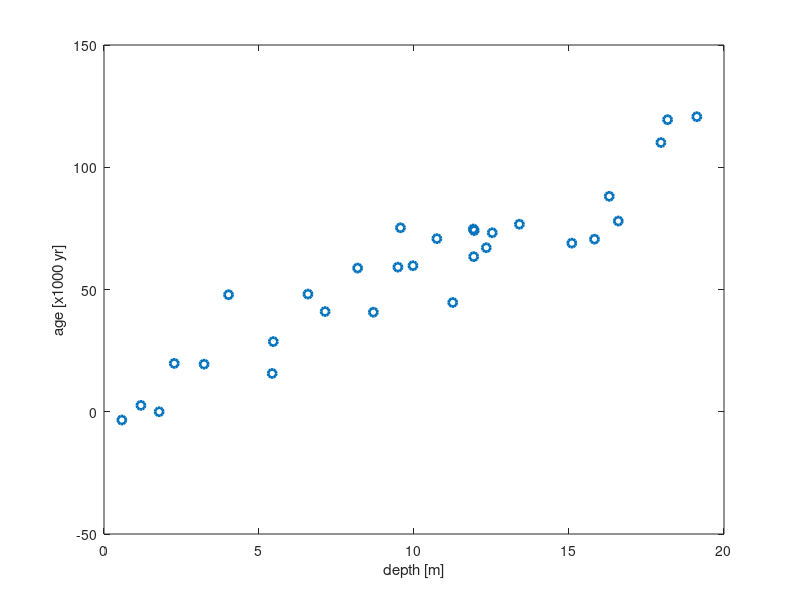
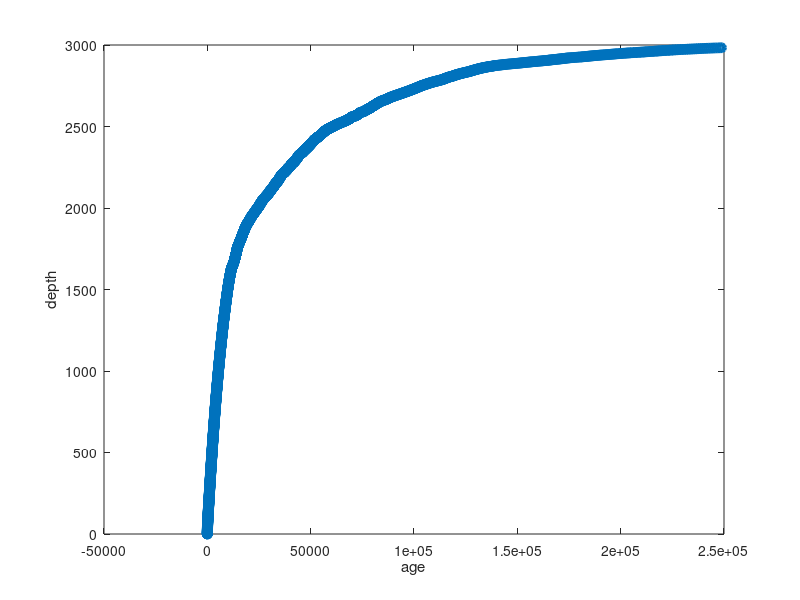
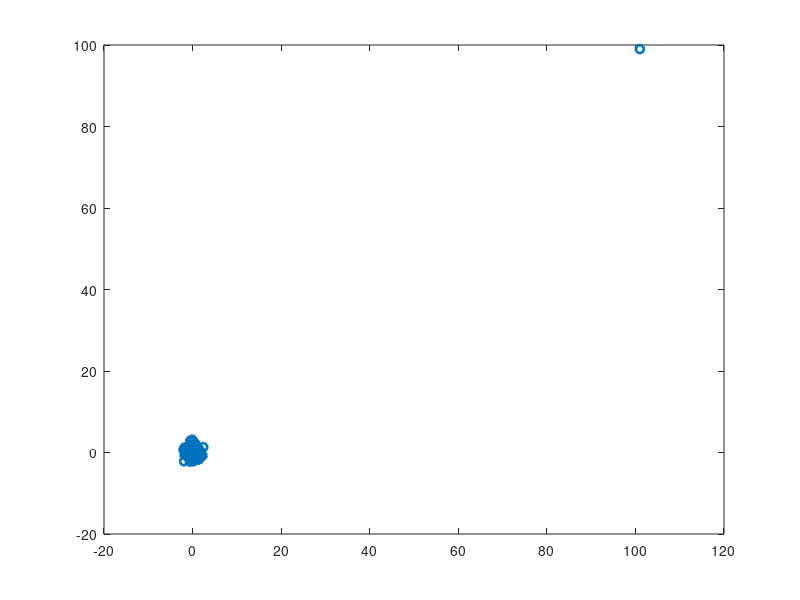

MATLAB code to generate these figures, in order: (Note: this script raises an error after producing the figures.)
%{
교재 145페이지
Bivariate statics

회귀분석

퇴적물의 뎁스와 연령의 상관성, 146페이지 예제
저 관계를 분석하면 앞으로 측정하지 않은 40m의 암석의 연령을 유추할 수 있음
Regression
least square 최적화 

1. 상관계수, correlation coefficients 146p
x는 퇴적물의 깊이, y:연령
각각의 평균을 뺀 것을 서로 곱해준다. 

variance = (1/n-1) * sigma((x-x평)*(x-x평))
correlation coefficient는 variance와 유사


%}

xy = load('agedepth_1.txt');
x=xy(:,1);
y =xy(:,2);

figure;
plot(x,y,'o','linewidth',2.0); % o는 동그라미 의미
xlabel('depth [m]');
ylabel('age [x1000 yr]');

%그려보면 깊이가 깊어질수록 연령은 비례해서 커짐을 관찰할 수 있다.
%correlation coefficient 구해보자 p146 공식

mx = mean(x);
my = mean(y);
sx = std(x);
sy = std(y);
rxy=sum((x-mx).*(y-my))/(sx*sy)/(length(x)-1);
rxy
rxy=sum((x-mx)'*(y-my))/(sx*sy)/(length(x)-1); % 위 방법과 동일
rxy
%0.9342 => 상당히 연관성이 높음을 의미

help cov % covariance 구하는명령어
cv = cov(x,y); % 4개의 variance (xx, xy, yx, yy)담긴 covariance matrix

cv

rho = corrcoef(x,y); %% correlation coefficient 구함. 2*2 행렬로. 조금전 구한 4개 variance로 나눈 것.

rho %%rxy와 동일, 자기 자신과의 유사도 나타내는 부분은 1로 나타남

%{
r =1이면 45도 기울기 우측상향 직선 그림
r=-1이면, 45도 기울기 우측하향 직선 그림
r=0이면 서로 관련없음 의미

직선이 아닌 곡선으로 변하는 경우도 값을 보여준다.
%}


%% ice core
xy = load("icecore_gripd18o.txt");

x = xy(:,1); % depth
y=xy(:,3); %age
figure;
plot(y,x,'o','linewidth',2.0); 
xlabel('age');
ylabel('depth');
%compaction때문에, 공극이 줄어들었기 때문에 이렇게 보임

corrcoef(x,y) % 0.7812, 상관관계가 있지만 
%2차함수처럼 그려질경우, 상관관계 낮게 나타남. 하나의 y에 대해 두개의 x 존재하는 경우 p147


%%
% figure d, 오류 발생하는 케이스, 
% 실제 데이터는 한 점에 모여있으나, 아웃라이어와 이어저 마치 직선관계를 이루는 것처럼 착각
x=randn(100,1);
y=randn(100,1);
close all
figure
plot(y,x,'o','linewidth',2.0);
rho = corrcoef(x,y);
x(101) = 99;
y(101) = 101;

plot(y,x,'o','linewidth',2.0); % outlier 추가

rho = corrcoef(x,y)

%p149, Kendall's 

help corrcoef

%corr이라는 명령어를 쓰자, p152
help corr

%help => Pearson, Kendall, Spearman

rho = corr(x,y,'Type','Spearman')
rho = corr(x,y,'Type','Kendall')
%%
xy = load('agedepth_1.txt');
x1=xy(:,1);
y1 =xy(:,2);

figure
plot(x1,y1,'o','linewidth',2.0)
rho = corr(x1,y1,'Type','Kendall')

%rho = corr(x1,y1,'Type','')
%rho = coffcoef(x1,y1)

rho = corr(x1,y1,'Type','Pearson')

%상관관계를 찾는법? bootstrp

help bootstrp %,랜덤하게 몇 개 빼고 수천번 반복

rho = bootstrp(1000,'corrcoef',x,y);

whos rho

figure
plot(rho(:,1))
figure
plot(rho(:,2))
figure
histogram(rho(:,2),20)
% 뽑은 것 중 outlier가 포함되면 corrcoef 1이 나옴., outliar

rho1 = bootstrp(1000,'corrcoef',x1,y1)

rho1 = bootstrp(10000,'corrcoef',x1,y1)
figure, histogram(rho1(:,2),20)

%% 1교시 끝

%{
regression 해보기
linear regression p155

age(x)와 depth(y)의 관계를 

y=a0+a1*x
(a0,a1)=?

y1=a0+a1x1
y2=a0+a1x2
...

column vector (y1, y2, y3, y4, ...)
=
n*2 matrix (1 x1, 1 x2, 1 x3, ...)
*
column vector (a0 a1)

x 인버스 y는  a, 개념적으론. 
(XtX)^-1 (XtY)
%}


help polyfit %x,y에 대한 변수를 몇차 polynomial함수
%%
clear all
xy = load('agedepth_1.txt');
x=xy(:,1);
y =xy(:,2);

figure;
plot(x,y,'o','linewidth',2.0);
[p,S] = polyfit(x,y,1); %1차식
p %2개의 값 (1번째 값 = 일차항 계수, 2번째 값 = 상수항 계수)
xlabel('depth [m]');
ylabel('age [x1000 yr]');
xx = [0:0.1:20];
yy = p(1)*xx+p(2); %% 일차식

hold on;
plot(xx,yy,'--r','linewidth',1.0);

%루트 민 에러

X=[xx',ones(length(xx),1)];
X
whos X %201*2 matrix
whos p % X와 p를 곱하기 위해선, 현재 row vector 상태인 p를 전치시켜야 함

Y = X*p'
plot(xx,Y,'--g','linewidth',0.3); % 앞서 그린 빨간 선과 같다.

%S가 뭘까?
S % df = 자유도
S.R %2*2 matrix


help polyval %p값을 넣어주고 새로운 x값을 넣어주면, 그에 대응하는 y값을 뱉는다
yy=polyval(p,x,S);
plot(xx,yy,'--r','linewidth',1.0)

%S를 추가로 넣어보자.
[yy,delta] = polyval(p,xx,S);

%figure
%plot(xx,delta) %왠 2차함수
hold on
plot(xx,yy+delta, '--b','linewidth',0.8)
plot(xx,yy-delta, '--b','linewidth',0.8)

y0 = polyval(p,x,S);
jk = abs(y-y0)>delta;
plot(x(jk),y(jk),'rs','linewidth',2.0)

%% again
clear all
xy = load('agedepth_1.txt');
x=xy(:,1);
y =xy(:,2);

figure
plot(x,y,'o','linewidth',2.0)
[p,S]=polyfit(x,y,1);
p % 계수,최고차항 부터 상수항 순
[yy,delta]= polyval(p,x,S);
%각각의 x에 대한 1차식?
hold on
plot(x,yy,'r','linewidth',1.2)
xx = [-2:0.1:25];
[yy,delta]=polyval(p,xx,S);
hold on
plot(xx,yy,'--r','linewidth',1.2)

hold on
plot(xx,yy+delta,'--k','linewidth',1.2)

hold on
plot(xx,yy-delta,'--k','linewidth',1.2)

p
%p값을 어떻게 구한건가?
%아까 매트릭스 X
X=[x,ones(length(x),1)];

D = inv(X'*X)

B = X'*y;

% whos y
B

D*B 
p

% D*B와 p는 서로 일치

p = inv(X'*X)*(X'*y);
p
% 위 식 : 교재 155페이지 아래 메모 참고.
% inv(X'*X) <<<< 계산하는데 오랜 시간 걸리는 부분, 변수 많아지면 시간 소요 증가
